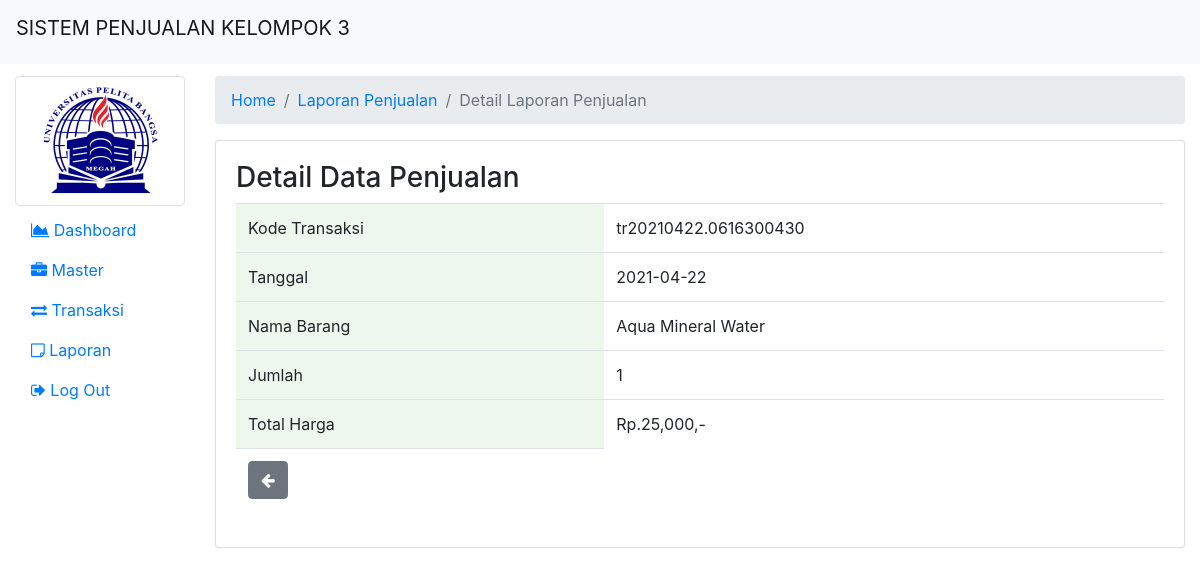
The page /admin/Laporan_penjualan-detail.php?kode_tr=tr20210422.0616300430 (signed in) on the database its author committed.
### tables this page shows
CREATE TABLE `detail_penjualan` (
  `kode_tr` varchar(100) NOT NULL,
  `tanggal` date NOT NULL,
  `kode_barang` varchar(6) NOT NULL,
  `nama_barang` varchar(100) NOT NULL,
  `satuan_barang` varchar(100) NOT NULL,
  `jml_barang` int(11) NOT NULL,
  `harga_jual` int(11) NOT NULL,
  `total` int(11) NOT NULL
);

CREATE TABLE `barang` (
  `kode_barang` varchar(6) NOT NULL,
  `kode_kategori` int(11) NOT NULL,
  `kode_supplier` varchar(6) NOT NULL,
  `nama_barang` varchar(100) NOT NULL,
  `satuan` varchar(50) NOT NULL,
  `stok` int(11) NOT NULL,
  `harga_beli` int(11) NOT NULL,
  `harga_jual` int(11) NOT NULL,
  `foto_barang` varchar(255) DEFAULT NULL
);

### admin/laporan_penjualan-detail.php (the view, shortened to what this page needs)
<?php
include 'header.php';
?>
<nav aria-label="breadcrumb">
    <ol class="breadcrumb">
        <li class="breadcrumb-item"><a href="index.php">Home</a></li>
        <li class="breadcrumb-item"><a href="laporan_penjualan.php">Laporan Penjualan</a></li>
        <li class="breadcrumb-item active" aria-current="page">Detail Laporan Penjualan</li>
    </ol>
</nav>
<?php
    $id = $_GET['kode_tr'];
    $query = "SELECT kode_tr, tanggal, b.nama_barang, jml_barang, total FROM detail_penjualan d JOIN barang b ON d.kode_barang=b.kode_barang WHERE kode_tr = '$id'";
    $row = mysqli_query($conn, $query);
?>
<div class="card">
    <div class="card-body">
        <h3>Detail Data Penjualan</h3>
        <?php
        while ($data = mysqli_fetch_array($row)) {
            ?>
            <table class="table">
                <tbody>
                    <tr>
                        <td class="green">Kode Transaksi</td>
                        <td><?php echo $data['kode_tr'] ?></td>
                    </tr>
                    <tr>
                        <td class="green">Tanggal</td>
                        <td><?php echo $data['tanggal'] ?></td>
                    </tr>
                    <tr>
                        <td class="green">Nama Barang</td>
                        <td><?php echo $data['nama_barang'] ?></td>
                    </tr>
                    <tr>
                        <td class="green">Jumlah</td>
                        <td><?php echo $data['jml_barang'] ?></td>
                    </tr>
                    <tr>
                        <td class="green">Total Harga</td>
                        <td>Rp.<?php echo number_format($data['total']) ?>,-</td>
                    </tr>
                    <tr>
                        <td><a href="laporan_penjualan.php"><button type="button" class="btn btn-secondary"><span class="fa fa-arrow-left"></span></button></a></td>
                    </tr>
                </tbody>
            </table>
        </div>
    </div>
<?php
}
?>
<?php
include 'footer.php';
?>

### admin/laporan_penjualan-detail.php (style rules this page uses)
.green { background: rgba(76, 175, 80, 0.1); }

### rows shown on the page
detail_penjualan: kode_tr "tr20210422.0616300430", tanggal "2021-04-22", kode_barang.nama_barang "Aqua Mineral Water", jml_barang "1", total "25,000"
